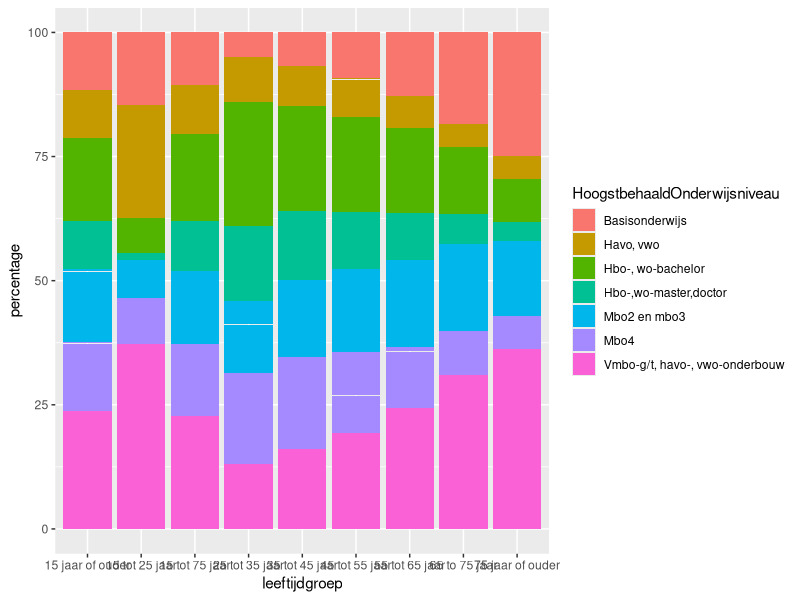
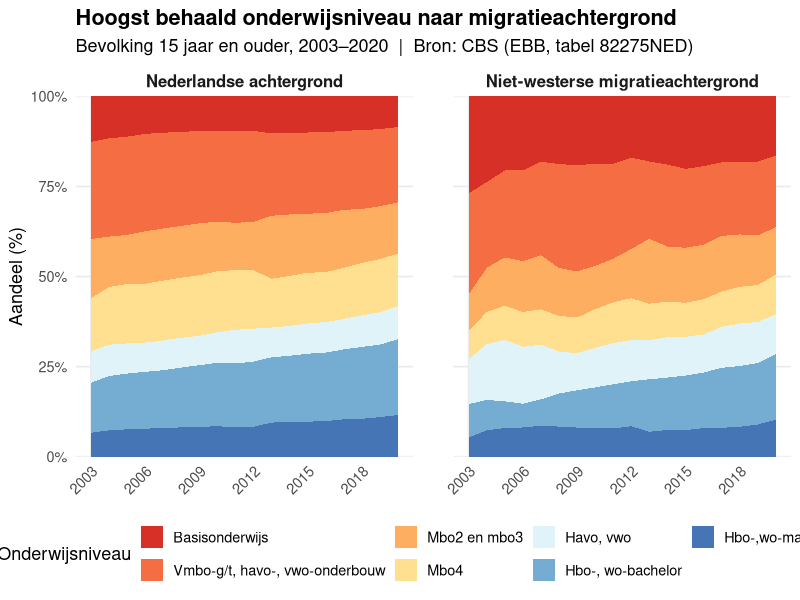

Here is the R script that generated these plots, in order: (Note: this script raises an error after producing the figures.)
## ---- chunk 1
#install.packages("tidyverse")
#install.packages("yaml")
#install.packages("rmarkdown")
#install.packages("readxl")

## ---- chunk 2
require(tidyverse)
require(rmarkdown)
require(yaml)
library(readxl)
## ---- chunk 3
edu_mig_dataset <-read.csv("data/Jaar_bevolking_migratie_achtergrond.csv", sep=";")
reg_mig_dataset <- read_xlsx("data/Ranglijst van de migratieachtergrond van inwoners per provincie in Nederland.xlsx")
reg_edu_dataset <- read_xlsx("data/Regionale_kerncijfers_Nederland_04062026_120418.xlsx")
## ---- chunk 4
summary(edu_mig_dataset)
## ---- chunk 5
summary(reg_mig_dataset)
## ---- chunk 6
summary(reg_edu_dataset)
## ---- chunk 7
edu_mig_dataset <-read.csv("data/Jaar_bevolking_migratie_achtergrond.csv", sep=";")
edu_mig_dataset$Geslacht <-replace(edu_mig_dataset$Geslacht,edu_mig_dataset$Geslacht == "T001038", "totaal mannen en vrouwen")


edu_mig_dataset$Leeftijd <- replace(edu_mig_dataset$Leeftijd, str_detect(edu_mig_dataset$Leeftijd, "20150",), "15 jaar of ouder")
edu_mig_dataset$Leeftijd <- replace(edu_mig_dataset$Leeftijd,edu_mig_dataset$Leeftijd=="21600", "75 jaar of ouder")
edu_mig_dataset$Leeftijd <- replace(edu_mig_dataset$Leeftijd,edu_mig_dataset$Leeftijd=="52052","15 tot 75 jaar")
edu_mig_dataset$Leeftijd <- replace(edu_mig_dataset$Leeftijd,edu_mig_dataset$Leeftijd=="53050","15 tot 25 jaar")
edu_mig_dataset$Leeftijd <- replace(edu_mig_dataset$Leeftijd,edu_mig_dataset$Leeftijd== "53500","25 tot 35 jaar")
edu_mig_dataset$Leeftijd <- replace(edu_mig_dataset$Leeftijd,edu_mig_dataset$Leeftijd== "53700", "35 tot 45 jaar")
edu_mig_dataset$Leeftijd <- replace(edu_mig_dataset$Leeftijd,edu_mig_dataset$Leeftijd== "53800", "45 tot 55 jaar")
edu_mig_dataset$Leeftijd <- replace(edu_mig_dataset$Leeftijd,edu_mig_dataset$Leeftijd=="53900","55 tot 65 jaar")
edu_mig_dataset$Leeftijd <- replace(edu_mig_dataset$Leeftijd,edu_mig_dataset$Leeftijd=="53925","65 to 75 jaar")

edu_mig_dataset$Migratieachtergrond <- replace(edu_mig_dataset$Migratieachtergrond,edu_mig_dataset$Migratieachtergrond== "1012600", "Nederlandse achtergrond")
edu_mig_dataset$Migratieachtergrond <- replace(edu_mig_dataset$Migratieachtergrond,edu_mig_dataset$Migratieachtergrond== "2012605","Met migratieachtergrond")
edu_mig_dataset$Migratieachtergrond <- replace(edu_mig_dataset$Migratieachtergrond,edu_mig_dataset$Migratieachtergrond=="2012655","Westerse migratieachtergrond")
edu_mig_dataset$Migratieachtergrond<- replace(edu_mig_dataset$Migratieachtergrond, edu_mig_dataset$Migratieachtergrond== "2012657","Niet-westerse migratieachtergrond")
edu_mig_dataset$Migratieachtergrond<- replace(edu_mig_dataset$Migratieachtergrond,edu_mig_dataset$Migratieachtergrond=="2012659","onbekende migratieachtergrond")
edu_mig_dataset$Migratieachtergrond<- replace(edu_mig_dataset$Migratieachtergrond,edu_mig_dataset$Migratieachtergrond=="T001040","Totaal")
edu_mig_dataset$Migratieachtergrond<- replace(edu_mig_dataset$Migratieachtergrond,edu_mig_dataset$Migratieachtergrond=="H008673","Marokko")
edu_mig_dataset$Migratieachtergrond<- replace(edu_mig_dataset$Migratieachtergrond,edu_mig_dataset$Migratieachtergrond=="H008766","Turkije")
edu_mig_dataset$Migratieachtergrond<- replace(edu_mig_dataset$Migratieachtergrond,edu_mig_dataset$Migratieachtergrond=="H008751", "Suriname")
edu_mig_dataset$Migratieachtergrond<- replace(edu_mig_dataset$Migratieachtergrond,edu_mig_dataset$Migratieachtergrond=="H007119","(voormalige) Nederlandse Antillen, Aruba")
edu_mig_dataset$Migratieachtergrond<- replace(edu_mig_dataset$Migratieachtergrond,edu_mig_dataset$Migratieachtergrond== "A008187","Overige niet-westerse migratieachgergrond ")

edu_mig_dataset$Perioden<- replace(edu_mig_dataset$Perioden,edu_mig_dataset$Perioden=="2003JJ00","2003")
edu_mig_dataset$Perioden<- replace(edu_mig_dataset$Perioden,edu_mig_dataset$Perioden=="2004JJ00","2004")
edu_mig_dataset$Perioden<- replace(edu_mig_dataset$Perioden,edu_mig_dataset$Perioden=="2005JJ00","2005")
edu_mig_dataset$Perioden<- replace(edu_mig_dataset$Perioden,edu_mig_dataset$Perioden=="2006JJ00","2006")
edu_mig_dataset$Perioden<- replace(edu_mig_dataset$Perioden,edu_mig_dataset$Perioden=="2007JJ00","2007")
edu_mig_dataset$Perioden<- replace(edu_mig_dataset$Perioden,edu_mig_dataset$Perioden=="2008JJ00","2008")
edu_mig_dataset$Perioden<- replace(edu_mig_dataset$Perioden,edu_mig_dataset$Perioden=="2009JJ00","2009")
edu_mig_dataset$Perioden<- replace(edu_mig_dataset$Perioden,edu_mig_dataset$Perioden=="2010JJ00","2010")
edu_mig_dataset$Perioden<- replace(edu_mig_dataset$Perioden,edu_mig_dataset$Perioden=="2011JJ00","2011")
edu_mig_dataset$Perioden<- replace(edu_mig_dataset$Perioden,edu_mig_dataset$Perioden=="2012JJ00","2012")
edu_mig_dataset$Perioden<- replace(edu_mig_dataset$Perioden, edu_mig_dataset$Perioden=="2013JJ00","2013")
edu_mig_dataset$Perioden<- replace(edu_mig_dataset$Perioden,edu_mig_dataset$Perioden=="2014JJ00","2014")
edu_mig_dataset$Perioden<-replace(edu_mig_dataset$Perioden,edu_mig_dataset$Perioden=="2015JJ00","2015")
edu_mig_dataset$Perioden<-replace(edu_mig_dataset$Perioden,edu_mig_dataset$Perioden=="2016JJ00","2016")
edu_mig_dataset$Perioden<- replace(edu_mig_dataset$Perioden,edu_mig_dataset$Perioden=="2017JJ00","2017")
edu_mig_dataset$Perioden<- replace(edu_mig_dataset$Perioden,edu_mig_dataset$Perioden=="2018JJ00","2018")
edu_mig_dataset$Perioden<- replace(edu_mig_dataset$Perioden,edu_mig_dataset$Perioden=="2019JJ00","2019")
edu_mig_dataset$Perioden<- replace(edu_mig_dataset$Perioden,edu_mig_dataset$Perioden=="2020JJ00","2020")

edu_mig_dataset$HoogstBehaaldOnderwijsniveau<-replace(edu_mig_dataset$HoogstBehaaldOnderwijsniveau,edu_mig_dataset$HoogstBehaaldOnderwijsniveau=="2018710","Basisonderwijs")
edu_mig_dataset$HoogstBehaaldOnderwijsniveau<- replace(edu_mig_dataset$HoogstBehaaldOnderwijsniveau,
                                                       edu_mig_dataset$HoogstBehaaldOnderwijsniveau=="2018720",
                                                       "Vmbo-g/t, havo-, vwo-onderbouw")
edu_mig_dataset$HoogstBehaaldOnderwijsniveau<-replace(edu_mig_dataset$HoogstBehaaldOnderwijsniveau,
                                                      edu_mig_dataset$HoogstBehaaldOnderwijsniveau=="2018760",
                                                      "Mbo2 en mbo3")
edu_mig_dataset$HoogstBehaaldOnderwijsniveau<-replace(edu_mig_dataset$HoogstBehaaldOnderwijsniveau,
                                                      edu_mig_dataset$HoogstBehaaldOnderwijsniveau=="2018770",
                                                      "Mbo4")
edu_mig_dataset$HoogstBehaaldOnderwijsniveau<-replace(edu_mig_dataset$HoogstBehaaldOnderwijsniveau,
                                                      edu_mig_dataset$HoogstBehaaldOnderwijsniveau=="2018780",
                                                      "Havo, vwo")
edu_mig_dataset$HoogstBehaaldOnderwijsniveau<-replace(edu_mig_dataset$HoogstBehaaldOnderwijsniveau,
                                                      edu_mig_dataset$HoogstBehaaldOnderwijsniveau=="2018800",
                                                      "Hbo-, wo-bachelor")
edu_mig_dataset$HoogstBehaaldOnderwijsniveau<-replace(edu_mig_dataset$HoogstBehaaldOnderwijsniveau,
                                                      edu_mig_dataset$HoogstBehaaldOnderwijsniveau=="2018810",
                                                      "Hbo-,wo-master,doctor")


## ---- chunk 8
reg_edu_dataset$`Regio's`<- replace(reg_edu_dataset$`Regio's`, reg_edu_dataset$`Regio's`== "Zeeland (PV)", "Zeeland")
reg_edu_dataset$`Regio's`<- replace(reg_edu_dataset$`Regio's`, reg_edu_dataset$`Regio's`== "Fryslân (PV)", "Friesland")
reg_edu_dataset$`Regio's`<- replace(reg_edu_dataset$`Regio's`, reg_edu_dataset$`Regio's`== "Drenthe (PV)", "Drenthe")
reg_edu_dataset$`Regio's`<- replace(reg_edu_dataset$`Regio's`, reg_edu_dataset$`Regio's`== "Flevoland (PV)", "Flevoland")
reg_edu_dataset$`Regio's`<- replace(reg_edu_dataset$`Regio's`, reg_edu_dataset$`Regio's`== "Limburg (PV)", "Limburg")
reg_edu_dataset$`Regio's`<- replace(reg_edu_dataset$`Regio's`, reg_edu_dataset$`Regio's`== "Overijssel (PV)", "Overijssel")
reg_edu_dataset$`Regio's`<- replace(reg_edu_dataset$`Regio's`, reg_edu_dataset$`Regio's`== "Gelderland (PV)", "Gelderland")
reg_edu_dataset$`Regio's`<- replace(reg_edu_dataset$`Regio's`, reg_edu_dataset$`Regio's`== "Groningen (PV)", "Groningen")
reg_edu_dataset$`Regio's`<- replace(reg_edu_dataset$`Regio's`, reg_edu_dataset$`Regio's`== "Noord-Brabant (PV)", "Noord-Brabant")
reg_edu_dataset$`Regio's`<- replace(reg_edu_dataset$`Regio's`, reg_edu_dataset$`Regio's`== "Noord-Holland (PV)", "Noord-Holland")
reg_edu_dataset$`Regio's`<- replace(reg_edu_dataset$`Regio's`, reg_edu_dataset$`Regio's`== "Zuid-Holland (PV)", "Zuid-Holland")
reg_edu_dataset$`Regio's`<- replace(reg_edu_dataset$`Regio's`, reg_edu_dataset$`Regio's`== "Utrecht (PV)", "Utrecht")
## ---- chunk 9
edu_mig_dataset%>% group_by(Leeftijd)%>% mutate(percentage=Bevolking_1/sum(Bevolking_1)*100)%>% ggplot(aes(x=Leeftijd,y=percentage,fill=HoogstBehaaldOnderwijsniveau))+geom_col()+labs(x="leeftijdgroep",y="percentage",fill="HoogstbehaaldOnderwijsniveau")


## ---- chunk 10
library(ggplot2)
library(dplyr)

# Bevolking kolom naar numeriek
edu_mig_dataset$Bevolking_1 <- as.numeric(trimws(edu_mig_dataset$Bevolking_1))

# Data voorbereiden
df_plot <- edu_mig_dataset %>%
  filter(
    Leeftijd            == "15 jaar of ouder",
    Migratieachtergrond %in% c("Nederlandse achtergrond", "Niet-westerse migratieachtergrond")
  ) %>%
  mutate(
    jaar   = as.integer(Perioden),
    niveau = factor(HoogstBehaaldOnderwijsniveau, levels = c(
      "Basisonderwijs",
      "Vmbo-g/t, havo-, vwo-onderbouw",
      "Mbo2 en mbo3",
      "Mbo4",
      "Havo, vwo",
      "Hbo-, wo-bachelor",
      "Hbo-,wo-master,doctor"
    ))
  ) %>%
  group_by(jaar, Migratieachtergrond, niveau) %>%
  summarise(bevolking = sum(Bevolking_1, na.rm = TRUE), .groups = "drop") %>%
  group_by(jaar, Migratieachtergrond) %>%
  mutate(pct = bevolking / sum(bevolking) * 100) %>%
  ungroup() %>%
  filter(!is.na(niveau), !is.na(pct), !is.na(jaar))

# Kleuren van laag naar hoog
kleuren <- c(
  "Basisonderwijs"                 = "#d73027",
  "Vmbo-g/t, havo-, vwo-onderbouw" = "#f46d43",
  "Mbo2 en mbo3"                   = "#fdae61",
  "Mbo4"                           = "#fee090",
  "Havo, vwo"                      = "#e0f3f8",
  "Hbo-, wo-bachelor"              = "#74add1",
  "Hbo-,wo-master,doctor"          = "#4575b4"
)

# Plot
ggplot(df_plot, aes(x = jaar, y = pct, fill = niveau)) +
  geom_area(stat = "identity", width = 0.9) +
  facet_wrap(~ Migratieachtergrond, ncol = 2) +
  scale_fill_manual(values = kleuren) +
  scale_x_continuous(breaks = seq(2003, 2020, by = 3)) +
  scale_y_continuous(
    labels = function(x) paste0(x, "%"),
    limits = c(0, 100),
    expand = c(0, 0)
  ) +
  labs(
    title    = "Hoogst behaald onderwijsniveau naar migratieachtergrond",
    subtitle = "Bevolking 15 jaar en ouder, 2003–2020  |  Bron: CBS (EBB, tabel 82275NED)",
    x        = NULL,
    y        = "Aandeel (%)",
    fill     = "Onderwijsniveau"
  ) +
  theme_minimal(base_size = 13) +
  theme(
    legend.position  = "bottom",
    strip.text       = element_text(face = "bold", size = 12),
    axis.text.x      = element_text(angle = 45, hjust = 1),
    panel.grid.minor = element_blank(),
    plot.title       = element_text(face = "bold"),
    panel.spacing    = unit(2, "lines")
  )



## ---- chunk 11

## ---- chunk 12

## ---- chunk 13
dataset$inmetro <- dataset$inmetro %>% as.factor()
# Boxplot of poverty rate by state using the 'midwest' dataset
ggplot(dataset, aes(x = inmetro, y = percadultpoverty)) +
  geom_boxplot() +
  labs(
    title = "Distribution of Poverty Rates by Metropolitan status (Midwest counties)",
    x = "Metropolitan Area",
    y = "Poverty Rate of Adults (%)"
  ) +
  theme_minimal() +
  theme(
    legend.position = "right"
  )


## ---- chunk 14
